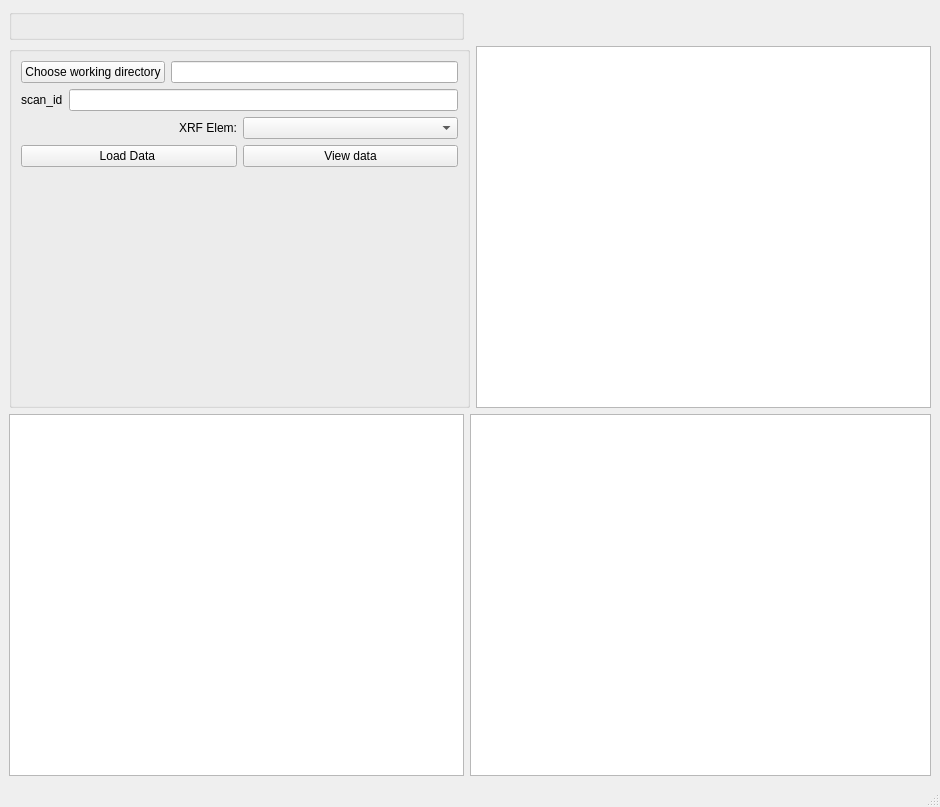
<?xml version="1.0" encoding="UTF-8"?>
<ui version="4.0">
 <class>MainWindow</class>
 <widget class="QMainWindow" name="MainWindow">
  <property name="geometry">
   <rect>
    <x>0</x>
    <y>0</y>
    <width>940</width>
    <height>807</height>
   </rect>
  </property>
  <property name="windowTitle">
   <string>MainWindow</string>
  </property>
  <widget class="QWidget" name="centralwidget">
   <layout class="QGridLayout" name="gridLayout_5">
    <item row="0" column="0">
     <widget class="QGroupBox" name="groupBox">
      <property name="title">
       <string/>
      </property>
      <layout class="QGridLayout" name="gridLayout_2"/>
     </widget>
    </item>
    <item row="1" column="0" colspan="2">
     <widget class="QGroupBox" name="groupBox_2">
      <property name="sizePolicy">
       <sizepolicy hsizetype="Preferred" vsizetype="Expanding">
        <horstretch>0</horstretch>
        <verstretch>0</verstretch>
       </sizepolicy>
      </property>
      <property name="title">
       <string/>
      </property>
      <layout class="QGridLayout" name="gridLayout_4">
       <item row="3" column="0">
        <widget class="QPushButton" name="pb_load_data">
         <property name="text">
          <string>Load Data </string>
         </property>
        </widget>
       </item>
       <item row="3" column="1">
        <widget class="QPushButton" name="pb_view_diff_data">
         <property name="text">
          <string>View data</string>
         </property>
        </widget>
       </item>
       <item row="0" column="0" colspan="2">
        <layout class="QGridLayout" name="gridLayout_3">
         <item row="0" column="1">
          <widget class="QLineEdit" name="le_wd"/>
         </item>
         <item row="0" column="0">
          <widget class="QPushButton" name="pb_choose_wd">
           <property name="text">
            <string>Choose working directory</string>
           </property>
          </widget>
         </item>
        </layout>
       </item>
       <item row="1" column="0" colspan="2">
        <layout class="QGridLayout" name="gridLayout">
         <item row="0" column="0">
          <widget class="QLabel" name="label">
           <property name="text">
            <string>scan_id</string>
           </property>
          </widget>
         </item>
         <item row="0" column="1">
          <widget class="QLineEdit" name="le_sid"/>
         </item>
        </layout>
       </item>
       <item row="4" column="0">
        <spacer name="verticalSpacer">
         <property name="orientation">
          <enum>Qt::Vertical</enum>
         </property>
         <property name="sizeHint" stdset="0">
          <size>
           <width>20</width>
           <height>40</height>
          </size>
         </property>
        </spacer>
       </item>
       <item row="2" column="0">
        <widget class="QLabel" name="label_2">
         <property name="text">
          <string>XRF Elem:</string>
         </property>
         <property name="alignment">
          <set>Qt::AlignRight|Qt::AlignTrailing|Qt::AlignVCenter</set>
         </property>
        </widget>
       </item>
       <item row="2" column="1">
        <widget class="QComboBox" name="cb_xrf_elem"/>
       </item>
      </layout>
     </widget>
    </item>
    <item row="1" column="2">
     <widget class="GraphicsLayoutWidget" name="diff_sum_plot_canvas">
      <property name="sizePolicy">
       <sizepolicy hsizetype="Expanding" vsizetype="Preferred">
        <horstretch>0</horstretch>
        <verstretch>0</verstretch>
       </sizepolicy>
      </property>
     </widget>
    </item>
    <item row="2" column="0">
     <widget class="GraphicsLayoutWidget" name="xrf_plot_canvas">
      <property name="sizePolicy">
       <sizepolicy hsizetype="Expanding" vsizetype="Preferred">
        <horstretch>0</horstretch>
        <verstretch>0</verstretch>
       </sizepolicy>
      </property>
     </widget>
    </item>
    <item row="2" column="1" colspan="2">
     <widget class="GraphicsLayoutWidget" name="diff_plot_canvas">
      <property name="sizePolicy">
       <sizepolicy hsizetype="Preferred" vsizetype="MinimumExpanding">
        <horstretch>0</horstretch>
        <verstretch>0</verstretch>
       </sizepolicy>
      </property>
     </widget>
    </item>
   </layout>
  </widget>
  <widget class="QMenuBar" name="menubar">
   <property name="geometry">
    <rect>
     <x>0</x>
     <y>0</y>
     <width>940</width>
     <height>30</height>
    </rect>
   </property>
  </widget>
  <widget class="QStatusBar" name="statusbar"/>
 </widget>
 <customwidgets>
  <customwidget>
   <class>GraphicsLayoutWidget</class>
   <extends>QGraphicsView</extends>
   <header>pyqtgraph</header>
  </customwidget>
 </customwidgets>
 <resources/>
 <connections/>
</ui>
